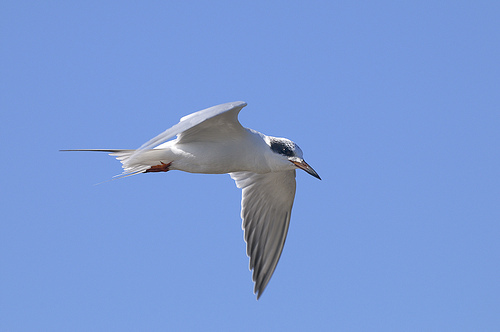
#> input picture tagan-master/test/birds/Least_Tern_0046_153006.jpg, 500 x 332 px, given in place of birds, which was not available
$ jupyter execute generateSobel.ipynb   (older library calls are emulated)
#> lines starting #> are read from the running program, lines starting #| are printed output that depends on the picture; pictures that were not available may be replaced by others from this repository, and a replacement may not be noted
[cell 1]
import cv2
import numpy as np
from matplotlib import pyplot as plt
import os

[cell 2]
DATA_DIR = '../../data/low_variance_color'
TEST_DIR = os.path.join(DATA_DIR, 'test')
TRAIN_DIR = os.path.join(DATA_DIR, 'train')

SOBEL_DIR = '../../data/sobel_low_variance'
SOBEL_TEST_DIR = os.path.join(SOBEL_DIR, 'test')
SOBEL_TRAIN_DIR = os.path.join(SOBEL_DIR, 'train')

[cell 3]
for bird in os.listdir(TEST_DIR):
    source = os.path.join(TEST_DIR, bird)
    dest = os.path.join(SOBEL_TEST_DIR,bird)
    img = cv2.imread(source,0)
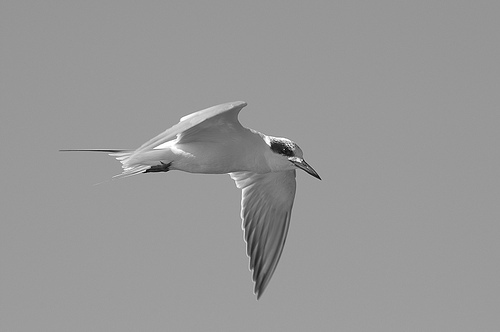
#> img: shape (332, 500); min 0, max 255, mean 151.2
    sobel = cv2.Sobel(img,cv2.CV_64F,1,0,ksize=3)
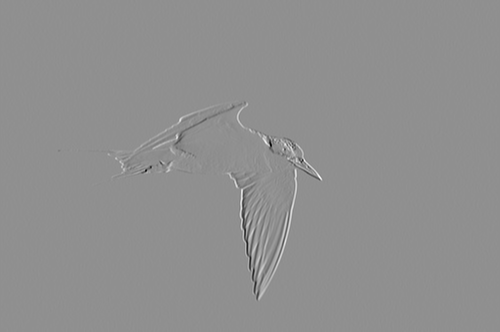
#> sobel: shape (332, 500) float64; min -718, max 554, mean 0; drawn with min black and max white
    cv2.imwrite(dest,sobel)
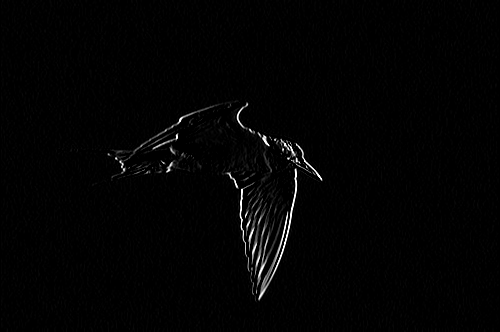
#> saved as birds: shape (332, 500); min 0, max 255, mean 3.2
#> pass 2 of the loop `for bird in os.listdir(TEST_DIR):`:
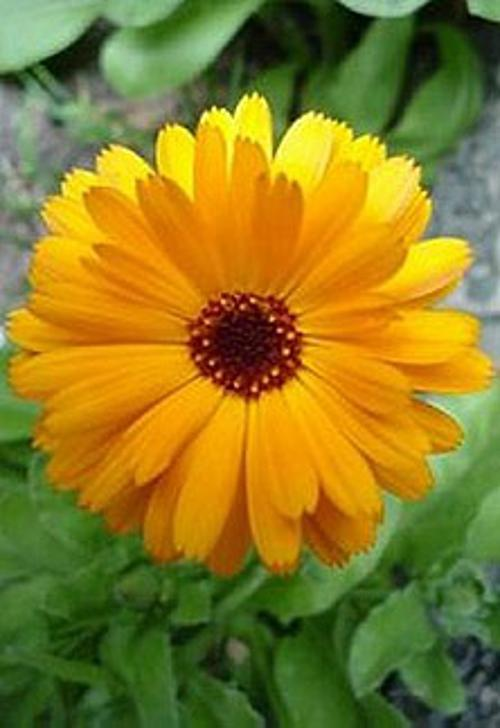
#> input picture tagan-master/test/flowers/image_05150.jpg, 500 x 728 px, given in place of flowers, which was not available
#> img: shape (728, 500)
#> `sobel = cv2.Sobel(img,cv2.CV_64F,1,0,ksize=3)`:
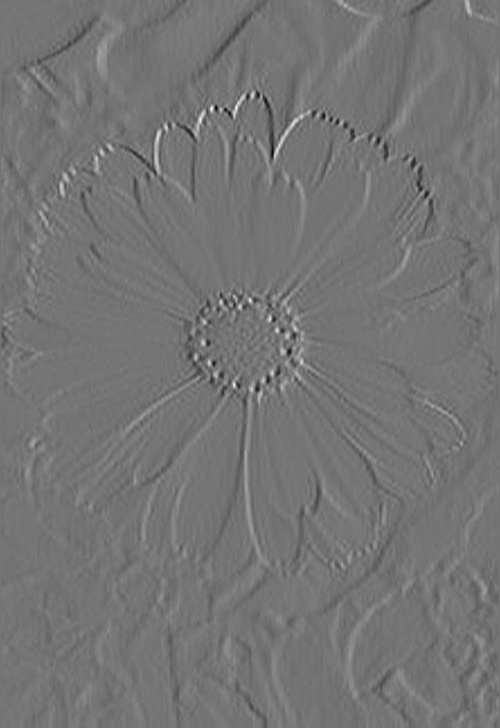
#> sobel: shape (728, 500) float64; min -447, max 528, mean 0; drawn with min black and max white
#> `cv2.imwrite(dest,sobel)`:
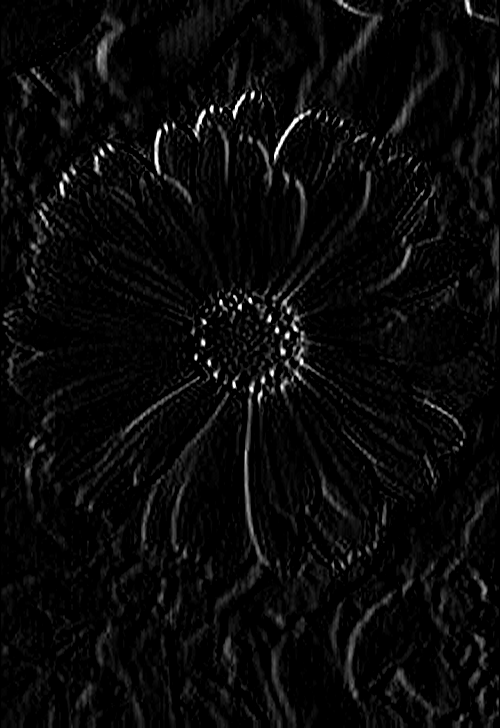
#> saved as flowers: shape (728, 500); min 0, max 255, mean 9.7
